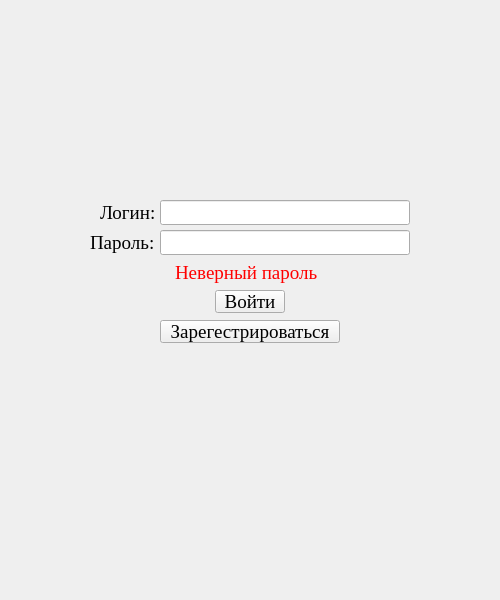
<?xml version="1.0" encoding="UTF-8"?>
<ui version="4.0">
 <class>MainWindow</class>
 <widget class="QMainWindow" name="MainWindow">
  <property name="enabled">
   <bool>true</bool>
  </property>
  <property name="geometry">
   <rect>
    <x>0</x>
    <y>0</y>
    <width>500</width>
    <height>600</height>
   </rect>
  </property>
  <property name="windowTitle">
   <string>Messanger</string>
  </property>
  <property name="inputMethodHints">
   <set>Qt::ImhHiddenText</set>
  </property>
  <widget class="QWidget" name="centralwidget">
   <widget class="QLineEdit" name="lineEdit">
    <property name="geometry">
     <rect>
      <x>160</x>
      <y>200</y>
      <width>250</width>
      <height>25</height>
     </rect>
    </property>
    <property name="font">
     <font>
      <family>Times New Roman</family>
      <pointsize>14</pointsize>
     </font>
    </property>
    <property name="styleSheet">
     <string notr="true"/>
    </property>
    <property name="maxLength">
     <number>100</number>
    </property>
   </widget>
   <widget class="QLabel" name="label">
    <property name="geometry">
     <rect>
      <x>100</x>
      <y>200</y>
      <width>60</width>
      <height>25</height>
     </rect>
    </property>
    <property name="font">
     <font>
      <family>Times New Roman</family>
      <pointsize>14</pointsize>
     </font>
    </property>
    <property name="text">
     <string>Логин: </string>
    </property>
   </widget>
   <widget class="QLabel" name="label_2">
    <property name="geometry">
     <rect>
      <x>90</x>
      <y>230</y>
      <width>70</width>
      <height>25</height>
     </rect>
    </property>
    <property name="font">
     <font>
      <family>Times New Roman</family>
      <pointsize>14</pointsize>
     </font>
    </property>
    <property name="text">
     <string>Пароль:</string>
    </property>
   </widget>
   <widget class="QLineEdit" name="lineEdit_2">
    <property name="geometry">
     <rect>
      <x>160</x>
      <y>230</y>
      <width>250</width>
      <height>25</height>
     </rect>
    </property>
    <property name="font">
     <font>
      <family>Times New Roman</family>
      <pointsize>14</pointsize>
     </font>
    </property>
    <property name="maxLength">
     <number>100</number>
    </property>
    <property name="echoMode">
     <enum>QLineEdit::Password</enum>
    </property>
   </widget>
   <widget class="QPushButton" name="pushButton">
    <property name="geometry">
     <rect>
      <x>215</x>
      <y>290</y>
      <width>70</width>
      <height>23</height>
     </rect>
    </property>
    <property name="font">
     <font>
      <family>Times New Roman</family>
      <pointsize>14</pointsize>
     </font>
    </property>
    <property name="styleSheet">
     <string notr="true"/>
    </property>
    <property name="text">
     <string>Войти</string>
    </property>
   </widget>
   <widget class="QPushButton" name="pushButton_2">
    <property name="geometry">
     <rect>
      <x>160</x>
      <y>320</y>
      <width>180</width>
      <height>23</height>
     </rect>
    </property>
    <property name="font">
     <font>
      <family>Times New Roman</family>
      <pointsize>14</pointsize>
     </font>
    </property>
    <property name="text">
     <string>Зарегестрироваться</string>
    </property>
   </widget>
   <widget class="QLabel" name="label_3">
    <property name="geometry">
     <rect>
      <x>175</x>
      <y>260</y>
      <width>150</width>
      <height>25</height>
     </rect>
    </property>
    <property name="font">
     <font>
      <family>Times New Roman</family>
      <pointsize>14</pointsize>
     </font>
    </property>
    <property name="styleSheet">
     <string notr="true">color: rgb(255, 0, 0);</string>
    </property>
    <property name="text">
     <string>Неверный пароль</string>
    </property>
   </widget>
  </widget>
 </widget>
 <resources/>
 <connections/>
</ui>
